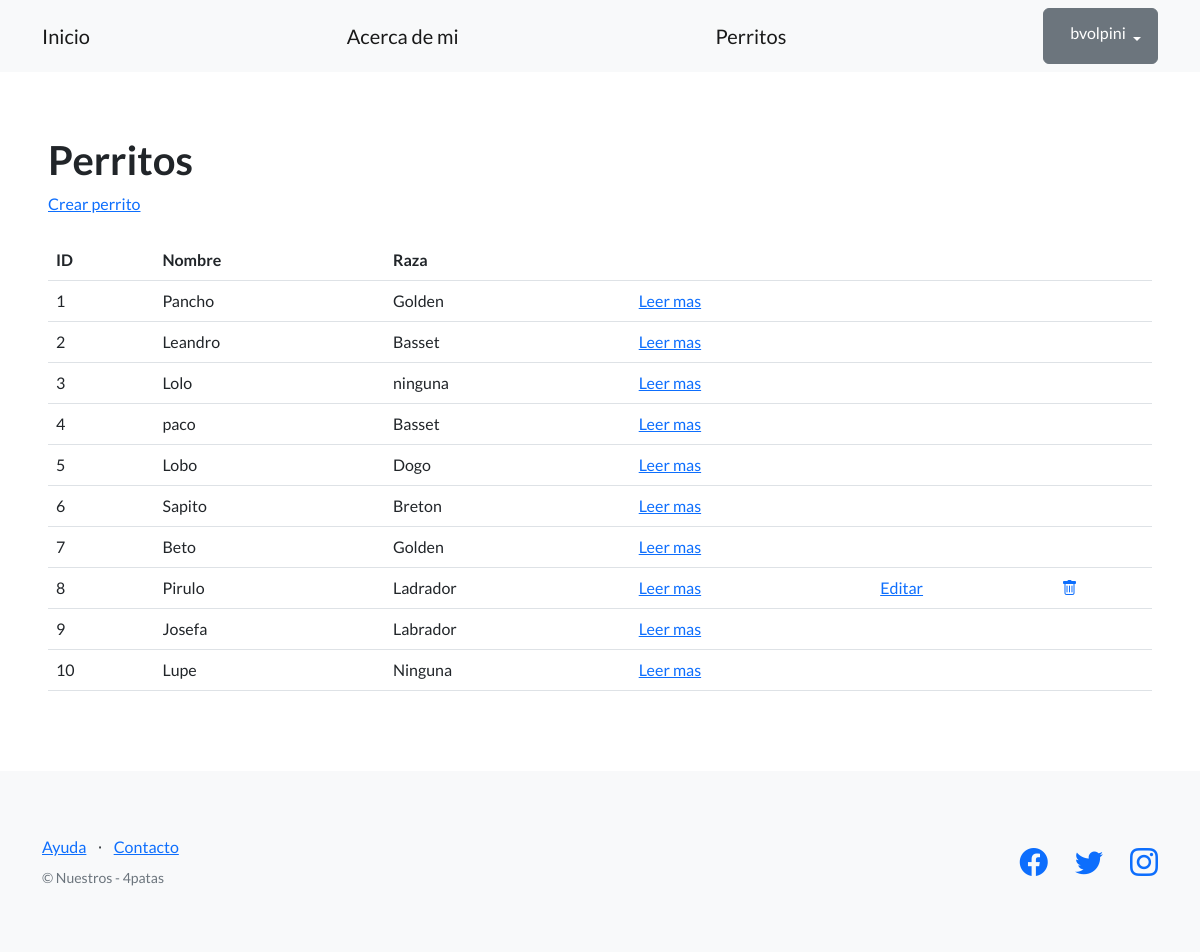
The page /pages/perritos/ (signed in) on the database its author committed.
### app_blog/models.py (models this page shows, shortened)
class Perro(models.Model):
    nombre = models.CharField(max_length=64)
    raza =  models.CharField(max_length=64, blank=True)
    fecha_nacimiento = models.DateField(null=True)
    descripcion = models.CharField(max_length=256)
    creador = models.ForeignKey(User, on_delete=models.SET_NULL, null=True)#linea creador

### app_blog/views.py (the view)
# urls.py: path("perritos/", PerroListView.as_view(), name="mostrar_perritos"),
class PerroListView(ListView):
    model = Perro
    template_name = 'listar_perritos.html'

### app_blog/templates/listar_perritos.html (shortened to what this page needs)
{% extends "base.html" %}
{% block contenido %}
<h1>
    Perritos
</h1>
<a href="{% url 'crear_perritos' %}">Crear perrito</a>
<br><br>
<table class="table">
    <tbody>
        <tr>
            <th>ID</th>
            <th>Nombre</th>
            <th>Raza</th>
            <th></th>
            <th></th>
            <th></th>
        </tr>
        {% if  object_list  %}
            {% for perrito in object_list %}
            <tr>
                <td>{{ perrito.id }}</td>
                <td>{{ perrito.nombre }}</td>
                <td>{{ perrito.raza }}</td>
                <td>
                    <a href="{% url 'ver_perritos' perrito.id %}">Leer mas</a>
                </td>
                <td>
                    {% if user == perrito.creador %}
                    <a href="{% url 'editar_perritos' perrito.id %}">Editar</a>
                    {% endif %}
                </td>
                <td>
                    {% if user == perrito.creador %}
                    <a href="{% url 'eliminar_perritos' perrito.id %}">
                        <i class="bi bi-trash"></i>
                    </a>
                    {% endif %}
                {% endfor %}
                {% else %}
                <h1> No hay perritos en la lista</h1>
            {% endif %}
            </td>
        </tr>
    </tbody>
</table>
{% endblock contenido %}

### templates_base/base.html (shortened to what this page needs)
{% load static %}
<!DOCTYPE html>
<html lang="en">
    <head>
        <link href="https://cdn.jsdelivr.net/npm/bootstrap-icons@1.5.0/font/bootstrap-icons.css" rel="stylesheet" type="text/css" />
        <link href="{% static 'css/styles.css' %}" rel="stylesheet" />
    </head>
    <body>
        <nav class="navbar navbar-light bg-light static-top">
            <div class="container">
                <a class="navbar-brand" href="{% url 'inicio' %}">Inicio</a>
                <a class="navbar-brand" href="{% url 'acerca-de-mi' %}">Acerca de mi</a>
                <a class="navbar-brand" href="{% url 'mostrar_perritos' %}">Perritos</a>
                {% if user.is_authenticated %}
                <div class="dropdown">
                    <button class="btn btn-secondary dropdown-toggle" type="button" id="dropdownMenuButton1" data-bs-toggle="dropdown" aria-expanded="false">
                        <div style="display: inline-flex;">
                            <span>{{ user.username }}</span>
                        </div>
                    </button>
                </div>
                {% else %}
                <a class="btn btn-warning" href="{% url 'login' %}">Inicio sesión</a>
                <a class="btn btn-info" href="{% url 'registro' %}">Registro</a>
                {% endif %}
            </div>
        </nav>
        <section style="padding:4rem 3rem;">
            {% block contenido %}
            {% endblock contenido %}
        </section>
        <footer class="footer bg-light">
            <div class="container">
                <div class="row">
                    <div class="col-lg-6 h-100 text-center text-lg-start my-auto">
                        <ul class="list-inline mb-2">
                            <li class="list-inline-item"><a href="#!">Ayuda</a></li>
                            <li class="list-inline-item">⋅</li>
                            <li class="list-inline-item"><a href="#!">Contacto</a></li>
                        </ul>
                        <p class="text-muted small mb-4 mb-lg-0">&copy; Nuestros - 4patas </p>
                    </div>
                    <div class="col-lg-6 h-100 text-center text-lg-end my-auto">
                        <ul class="list-inline mb-0">
                            <li class="list-inline-item me-4">
                                <a href="https://www.facebook.com"><i class="bi-facebook fs-3"></i></a>
                            </li>
                            <li class="list-inline-item me-4">
                                <a href="https://twitter.com"><i class="bi-twitter fs-3"></i></a>
                            </li>
                            <li class="list-inline-item">
                                <a href="https://www.instagram.com"><i class="bi-instagram fs-3"></i></a>
                            </li>
                        </ul>
                    </div>
                </div>
            </div>
        </footer>
    </body>
</html>

### rows shown on the page
Perro: id "1", nombre "Pancho", raza "Golden"
Perro: id "2", nombre "Leandro", raza "Basset"
Perro: id "3", nombre "Lolo", raza "ninguna"
Perro: id "4", nombre "paco", raza "Basset"
Perro: id "5", nombre "Lobo", raza "Dogo"
Perro: id "6", nombre "Sapito", raza "Breton"
Perro: id "7", nombre "Beto", raza "Golden"
Perro: id "8", nombre "Pirulo", raza "Ladrador", shows "Editar"
Perro: id "9", nombre "Josefa", raza "Labrador"
Perro: id "10", nombre "Lupe", raza "Ninguna"

### other values the page prints
{{ user.username }} "bvolpini"
